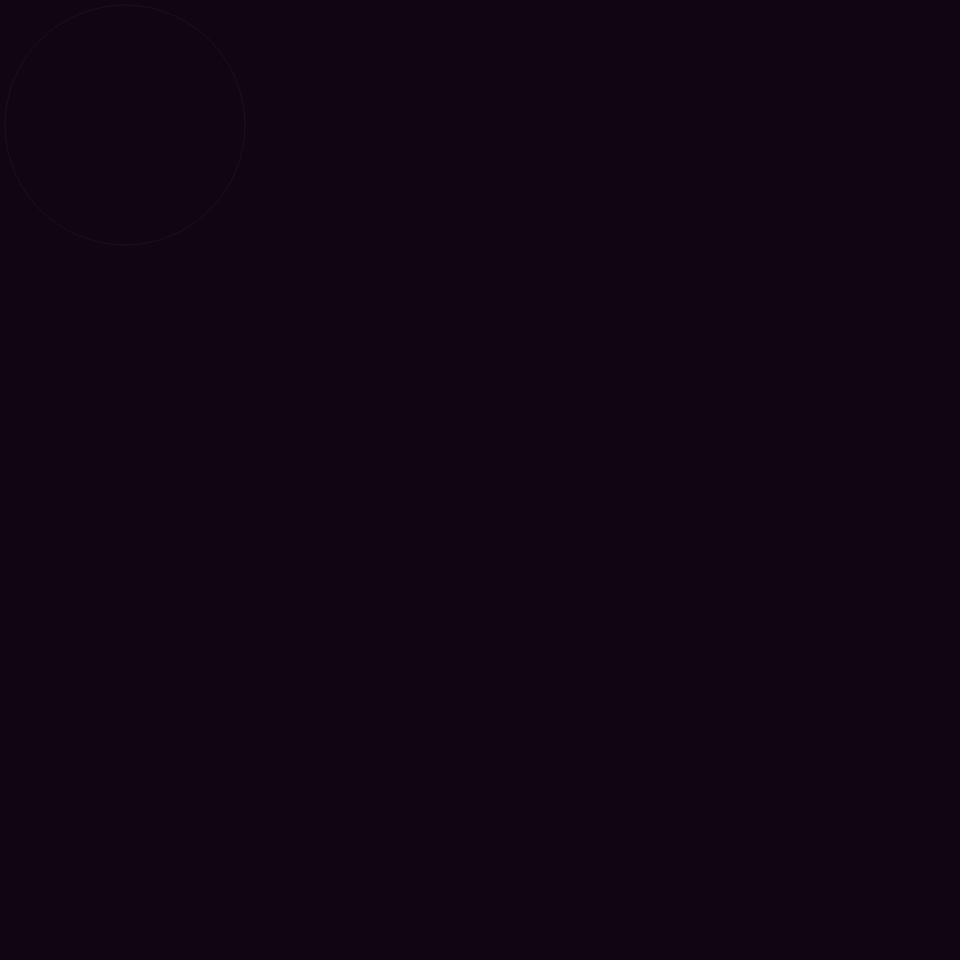
Frame 1 (no input)
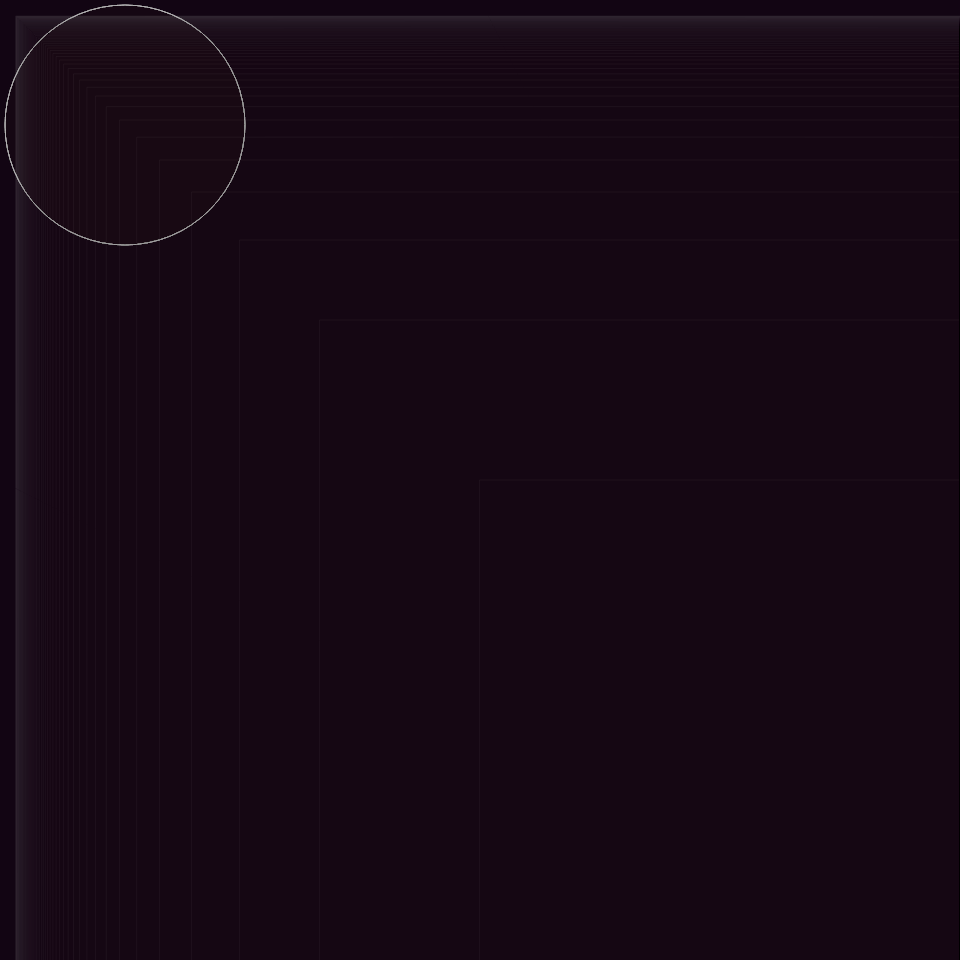
Frame 60 (no input)
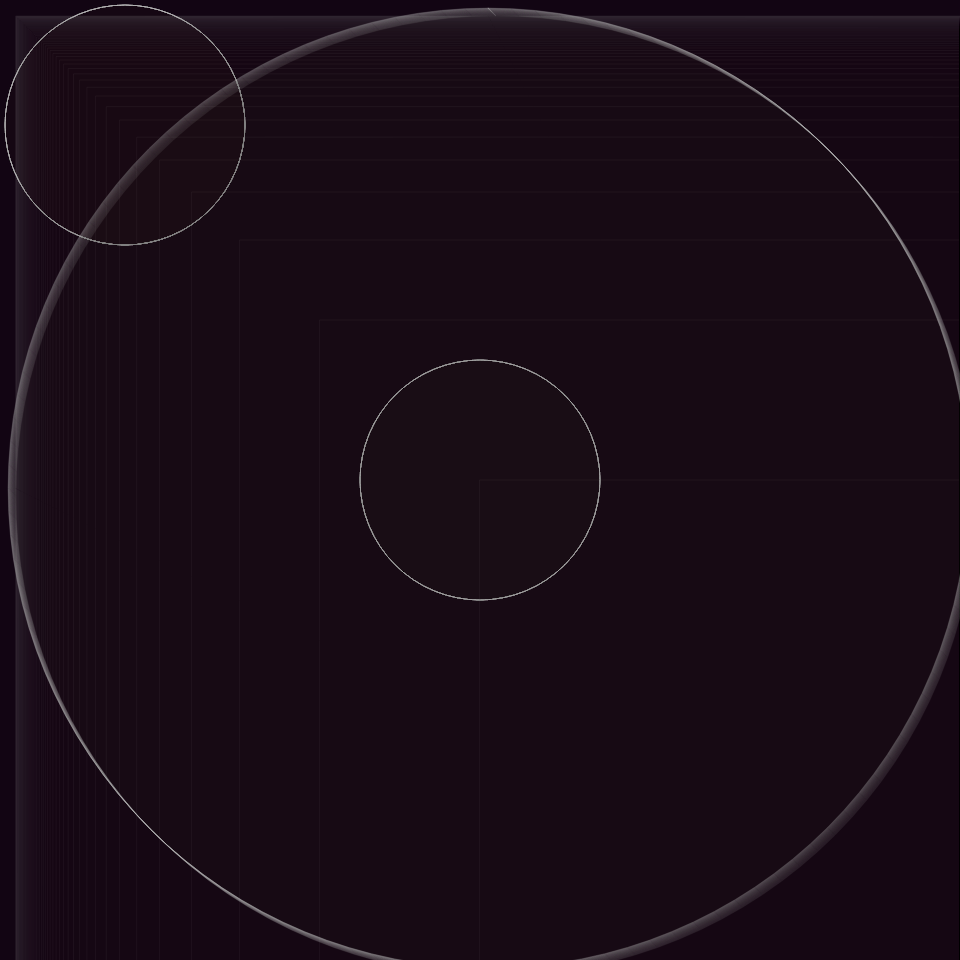
Frame 120 (the mouse pressed at the canvas centre since frame 60)

The p5.js sketch that drew these frames (run headless with seeded random() and noise() and a simulated clock; from frame 60 on, the mouse is pressed at the canvas centre):

// p5.js sketch
// ── sketch.js
//Global Variables include color, the rectangle corners, mouse limits, the four snakes as objects, and a counter.
let color = 0;
let corners = 0;
let mX = 0;
let mY = 0;
let strW = 5;

let snakeA ={
startX: 0,
startY: 0,
endX: 480,
endY: 480,
};

let snakeB ={
startX: 960,
startY: 0,
endX: 480,
endY: 480,
};

let snakeC ={
startX: 0,
startY: 960,
endX: 480,
endY: 480,
};

let snakeD ={
startX: 960,
startY: 960,
endX: 480,
endY: 480,
};

let count = 0;

// Setup
function setup(){
    //Canvas creation command
    createCanvas(960, 960);
    //Random background, but kept dark.
    background(random(25), random(25), random(25));
}

//Adding Draw function
function draw(){
    //Establish animation settings
    frameRate(60);
    noCursor();

    //Give our snakes some color
    color = random(125, 255);

    //Let us play with some shapes using the Mouse
    strokeWeight(1);
    stroke(180, 180, 180, 15);
    //A rectangle that slowly sweeps in
    fill(random(130), random(130), random(130), 1);
    //The corners are controlled by the mouse at an accelerated rate giving an uneven gradient effect, with constraints
    corners = map((sq(mouseX)), 0, width, 0, 360);
    //Makes the rectangle move.
    rect(1 * (960 / frameCount), 1 * (960 / frameCount) , 960, 960, corners);

    //Allows the mouse to do stuff for entertainment purposes
    //Limits the mouse movement.
    mX = constrain(mouseX, 125, 835);
    mY = constrain(mouseY, 125, 835);
    //Actually draws the circle.
    ellipse(mX, mY, 240, 240);

    //Make our serpentish buddies load in slowly and keep the counter from progressing too fast.
    if (frameCount % 300 == 0){
    //Snake A
    //Start the line
    strokeWeight(strW + 2);
    stroke(color, 0, 0);
    line(snakeA.startX, snakeA.startY, snakeA.endX, snakeA.endY);
    //Make the old end point of the line the new start point of the line.
    snakeA.startX = snakeA.endX;
    snakeA.startY = snakeA.endY;
    //Move the snake in a random direction
    snakeA.endX = random(width);
    snakeA.endY = random(height);

    //Snake B
    //Start the line
    strokeWeight(strW + 3);
    stroke(0, color, 0);
    line(snakeB.startX, snakeB.startY, snakeB.endX, snakeB.endY);
    //Make the old end point of the line the new start point of the line.
    snakeB.startX = snakeB.endX;
    snakeB.startY = snakeB.endY;
    //Move the snake in a random direction
    snakeB.endX = random(width);
    snakeB.endY = random(height);

    //Snake C
    //Start the line
    strokeWeight(strW + 4);
    stroke(0, 0, color);
    line(snakeC.startX, snakeC.startY, snakeC.endX, snakeC.endY);
    //Make the old end point of the line the new start point of the line.
    snakeC.startX = snakeC.endX;
    snakeC.startY = snakeC.endY;
    //Move the snake in a random direction
    snakeC.endX = random(width);
    snakeC.endY = random(height);

    //Snake D
    //Start the line
    strokeWeight(strW + 6);
    stroke(color, color, color);
    line(snakeD.startX, snakeD.startY, snakeD.endX, snakeD.endY);
    //Make the old end point of the line the new start point of the line.
    snakeD.startX = snakeD.endX;
    snakeD.startY = snakeD.endY;
    //Move the snake in a random direction
    snakeD.endX = random(width);
    snakeD.endY = random(height);

    //Increase the counter
    count++;
    //Shrink the snake's stroke weight.
    strW = strW - 2;
    }
    //When the counter hits the designated number, stop the animation.
    if (count == 15){
      noLoop();
    }
}
